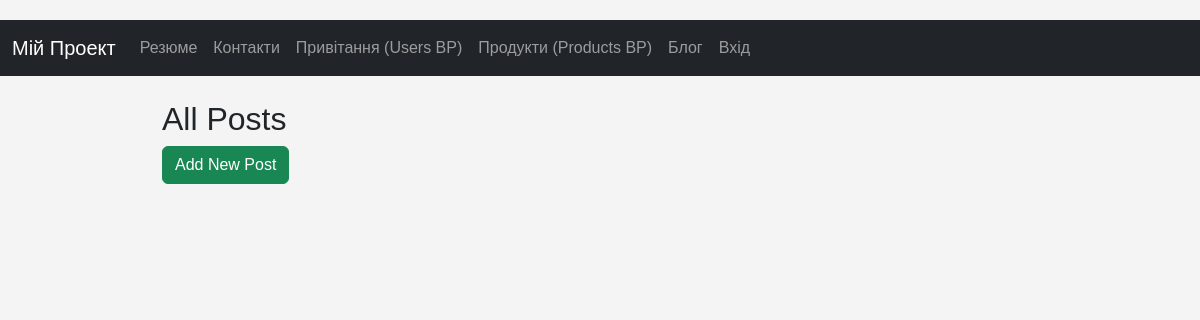
The app's page /post, older data.
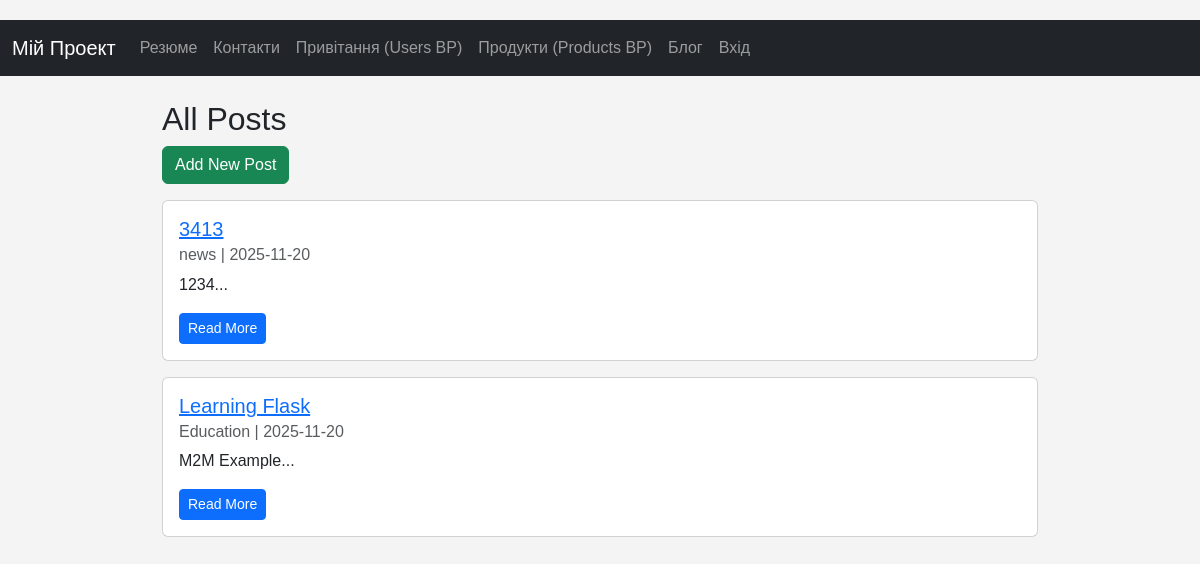
The same page, newer data.
### app/posts/models.py (models this page shows, shortened)
class Post(db.Model):
    __tablename__ = 'posts'
    id: Mapped[int] = mapped_column(Integer, primary_key=True)
    title: Mapped[str] = mapped_column(String(150), nullable=False)
    content: Mapped[str] = mapped_column(Text, nullable=False)
    posted: Mapped[datetime] = mapped_column(DateTime, default=datetime.utcnow)
    category: Mapped[str] = mapped_column(String(50))
    is_active: Mapped[bool] = mapped_column(Boolean, default=True)
    user_id: Mapped[int] = mapped_column(ForeignKey('users.id'), nullable=True)
    user: Mapped["User"] = relationship("User", back_populates="posts")
    tags: Mapped[list["Tag"]] = relationship(secondary=post_tags, back_populates="posts")

### app/posts/views.py (the view)
@post_bp.route('/post')
def all_posts():
    posts = db.session.query(Post).order_by(Post.posted.desc()).all()
    return render_template("posts/posts.html", posts=posts)

### app/posts/templates/posts/posts.html
{% extends "base.html" %}
{% block content %}
<h2>All Posts</h2>
<div class="mb-3">
    <a href="{{ url_for('posts.create_post') }}" class="btn btn-success">Add New Post</a>
</div>
{% for post in posts %}
<div class="card mb-3">
    <div class="card-body">
        <h5 class="card-title"><a href="{{ url_for('posts.post_detail', id=post.id) }}">{{ post.title }}</a></h5>
        <h6 class="card-subtitle mb-2 text-muted">{{ post.category }} | {{ post.posted.strftime('%Y-%m-%d') }}</h6>
        <p class="card-text">{{ post.content[:100] }}...</p>
        <a href="{{ url_for('posts.post_detail', id=post.id) }}" class="btn btn-primary btn-sm">Read More</a>
    </div>
</div>
{% endfor %}
{% endblock %}

### app/templates/base.html (shortened to what this page needs)
<!doctype html>
<html lang="uk">
<head>
    <link href="https://cdn.jsdelivr.net/npm/bootstrap@5.3.3/dist/css/bootstrap.min.css" rel="stylesheet">
    <link rel="stylesheet" href="{{ url_for('static', filename='css/styles.css') }}">
</head>
<body class="{% if request.cookies.get('theme') == 'dark' %}bg-dark text-white{% endif %}">
    <nav class="navbar navbar-expand-lg navbar-dark bg-dark">
        <div class="container-fluid">
            <a class="navbar-brand" href="{{ url_for('main.resume') }}">Мій Проект</a>
            <div class="collapse navbar-collapse" id="navbarNav">
                <ul class="navbar-nav me-auto">
                    <li class="nav-item">
                        <a class="nav-link" href="{{ url_for('main.resume') }}">Резюме</a>
                    </li>
                    <li class="nav-item">
                        <a class="nav-link" href="{{ url_for('main.contacts') }}">Контакти</a>
                    </li>
                    <li class="nav-item">
                        <a class="nav-link" href="{{ url_for('users.greetings', name='Ivan') }}">Привітання (Users BP)</a>
                    </li>
                    <li class="nav-item">
                        <a class="nav-link" href="{{ url_for('products.list_products') }}">Продукти (Products BP)</a>
                    </li>
                    <li class="nav-item">
                         <a class="nav-link" href="{{ url_for('posts.all_posts') }}">Блог</a>
                    </li>
                    {% if 'username' in session %}
                    <li class="nav-item">
                        <a class="nav-link" href="{{ url_for('users.profile') }}">Профіль ({{ session['username'] }})</a>
                    </li>
                    {% else %}
                    <li class="nav-item">
                        <a class="nav-link" href="{{ url_for('users.login') }}">Вхід</a>
                    </li>
                    {% endif %}
                </ul>
            </div>
        </div>
    </nav>
    <div class="container mt-4">
        {% block content %}{% endblock %}
    </div>
</body>
</html>

### app/static/css/styles.css (style rules this page uses)
body { font-family: Arial, sans-serif; background-color: #f4f4f4; padding-top: 20px; }
.container { max-width: 900px; }

Row changes from the older to the newer data that the page shows:
added Post: title "3413", category "news", posted "2025-11-20", content "1234"
added Post: title "Learning Flask", category "Education", posted "2025-11-20", content "M2M Example"
